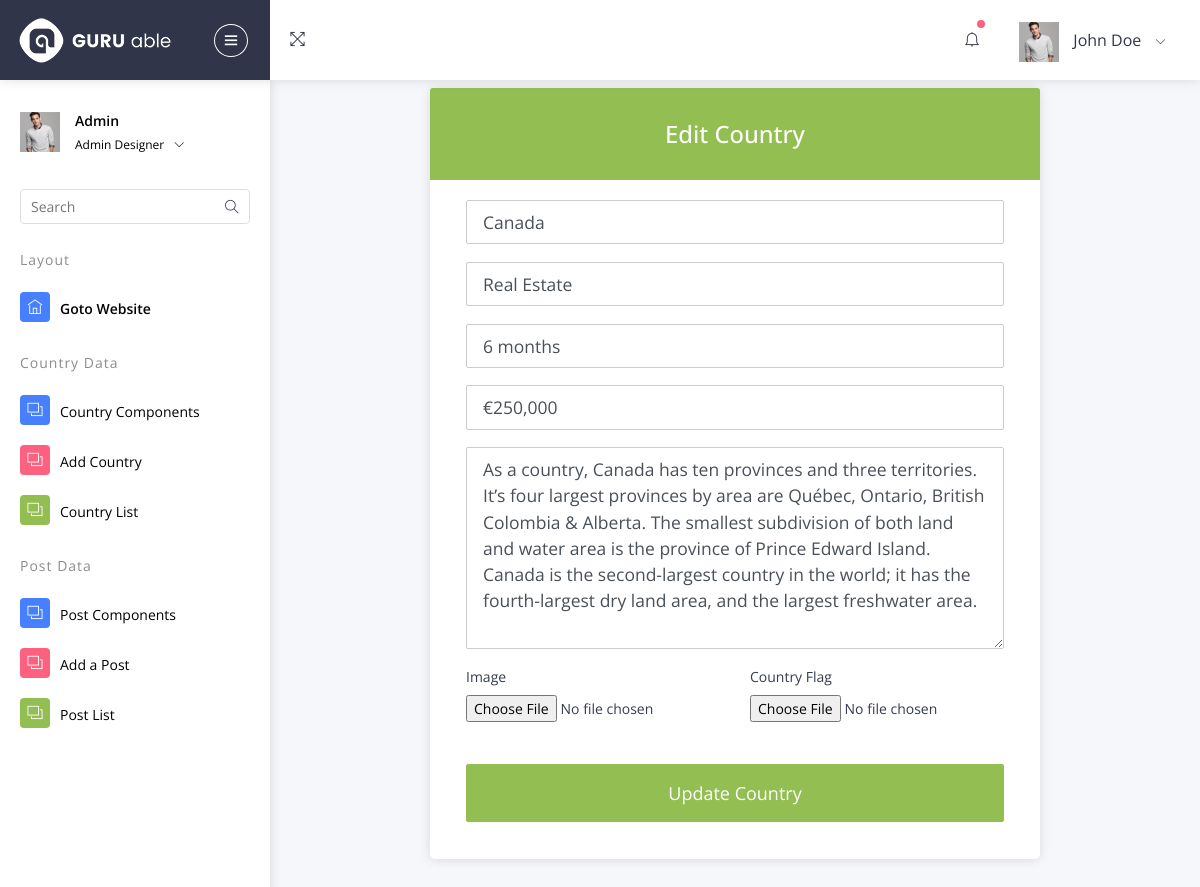
/admin-master/editcountry.php?country_id=8, run on the app's committed database.
### tables this page shows
CREATE TABLE `country` (
  `id` int(11) NOT NULL,
  `name` varchar(255) NOT NULL,
  `type` varchar(255) NOT NULL,
  `duration` varchar(100) NOT NULL,
  `price` varchar(255) NOT NULL,
  `description` text NOT NULL,
  `created_at` timestamp NOT NULL DEFAULT current_timestamp(),
  `image` varchar(255) DEFAULT NULL,
  `country_flag` varchar(255) DEFAULT NULL
);

### admin-master/editcountry.php (the view, shortened to what this page needs)
<?php
    require_once "inc/header.php";
    require_once "inc/config.php";
    if(isset($_GET['country_id'])){
        $id = $_GET['country_id'];
        $sql = "SELECT * FROM country WHERE id = ?";
        $stmt = $conn->prepare($sql);
        $stmt->execute([$id]);
        $row = $stmt->fetch();
    }else{
        header("location:admin_country.php");
    }
?>
   <div class="pcoded-content">
       <div class="row justify-content-center">
           <div class="col-lg-8 mt-2">
                <div class="card border-success">
                    <div class="card-header bg-success">
                        <h2 class="text-center mt-2">Edit Country</h2>
                    </div>
                    <div class="card-body">
                        <form action="#" method="post" id="edit-note-form" class="px-3" enctype = "multipart/form-data">
                            <div class="form-group">
                                <input type="text" name="cname" id="cname" value="<?= $row['name']; ?>" class="form-control form-control-lg" placeholder="Country Name" required>
                            </div>
                            <div class="form-group">
                                <input type="text" name="type" id="type" value="<?= $row['type']; ?>" class="form-control form-control-lg" placeholder="Type of Relocation" required>
                            </div>
                            <div class="form-group">
                                <input type="text" name="duration" value="<?= $row['duration']; ?>" id="duration" class="form-control form-control-lg" placeholder="Duration" required>
                            </div>
                            <div class="form-group">
                                <input type="text" name="price" value="<?= $row['price']; ?>" id="price" class="form-control form-control-lg" placeholder="Estimated Cost" required>
                            </div>
                            <div class="form-group">
                                <textarea name="note" id="note" class="form-control form-control-lg" placeholder="Description About The Process..." required rows="7"><?= $row['description']; ?></textarea>
                            </div>
                            <div class="row mb-4">
                                <div class="form-group col-md-6">
                                    <label for="exampleFormControlFile1">Image</label>
                                    <input type="file" class="form-control-file" id="image_edit" name="image_edit" id="exampleFormControlFile1">
                                </div>
                                <div class="form-group col-md-6">
                                    <label for="exampleFormControlFile1">Country Flag</label>
                                    <input type="file" class="form-control-file" id="flag_edit" name="flag_edit" id="exampleFormControlFile1">
                                </div>
                            </div>
                            <div class="form-group">
                                <input type="submit" name="editNote" id="editNoteBtn" value="Update Country" class="btn btn-success btn-lg btn-block">
                            </div>
                        </form>
                    </div>
                </div>
           </div>
       </div>
   </div>
<?php
    require_once "inc/footer.php";
?>

### data on the page
country: cname "Canada", type "Real Estate", duration "6 months", price "€250,000", note "As a country, Canada has ten provinces and three territories. It’s four largest provinces by area are Québec, Ontario, British Colombia & Alberta. The smallest subdivision of both land and water area is the province of Prince Edward Island. Canada is the second-largest country in the world; it has the fourth-largest dry land area, and the largest freshwater area."
